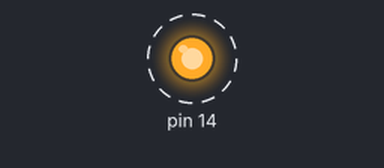
Recording of a sketch running on a simulated Arduino Uno, built with avr-gcc and run on an emulated ATmega328P. Parts: output pins drawn as LEDs (lit = HIGH). Dashed ring = blinking. What the sketch prints to the serial monitor is not drawn.

Above: at 0.2 s.
Timing chart, 0 to 3.0 s (numbered marks = the images above):
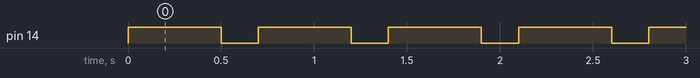

The sketch:

ledOscillator.ino
```cpp
void setup()
{
    pinMode(14, OUTPUT);
    Serial.begin(1152000);
}

void loop()
{

    Serial.println("HIGH");
    digitalWrite(14, HIGH);
    delay(500);
    Serial.println("LOW");
    digitalWrite(14, LOW);
    delay(200);
}
```

Measured:
- by itself, pin 14: alternates HIGH for 0.50 s and LOW for 0.20 s
